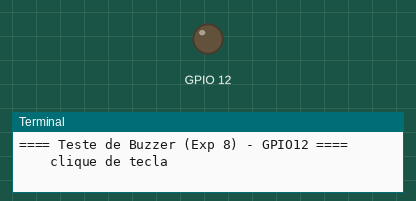
Simulated run of this program. Board: Raspberry Pi (BCM pin numbers). Shown: output pins drawn as LEDs (lit = HIGH), the last lines printed to the terminal. At 3.7 s the program stops and its outputs stay as they are.

Above: at 0.22 s.
At 1.1 s:
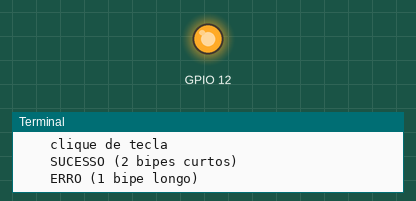
Timing chart, 0 to 5.2 s (numbered marks = the images above):
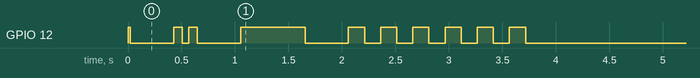

The program:

buzzer.py
```python
#!/usr/bin/env python3
"""
Controle ISOLADO do buzzer (feedback sonoro de sucesso / erro / alerta).
Experiencia 8 (PCS3732) - item "Implemente isoladamente o controle de cada
componente" -> aqui o BUZZER (RF04: feedback sonoro).

Buzzer ATIVO: tem oscilador interno; basta nivel logico ALTO para apitar
(controle digital on/off). E o caso do diagrama do enunciado ("Sinal Digital").

PONTO-CHAVE DE ARQUITETURA (enunciado, "Codigo Bloqueante"): usar time.sleep()
para dar duracao ao bipe CONGELA a varredura do teclado e o monitoramento do
sensor. Por isso esta classe oferece um modo NAO-BLOQUEANTE: play(padrao) agenda
uma sequencia de segmentos (ligado/desligado, em segundos) e tick() avanca essa
agenda a cada iteracao do laco principal, sem nunca bloquear. O relogio usado e
o monotonico time.perf_counter() (imune a ajustes do relogio de parede).

Uso:
  python3 buzzer.py                 # toca sucesso, erro e alerta (demo)
  python3 buzzer.py --pino 12
"""

import time
import argparse

try:
    import RPi.GPIO as GPIO
except (ImportError, RuntimeError):
    raise SystemExit("Rode em um Raspberry Pi com RPi.GPIO instalado.")

PIN_BUZZER_PADRAO = 12

# Padroes (segmentos: (ligado?, duracao_s)) - a semantica sonora da fechadura.
PADRAO_SUCESSO = [(True, 0.08), (False, 0.06), (True, 0.08)]        # 2 bipes curtos
PADRAO_ERRO    = [(True, 0.60)]                                     # 1 bipe longo
PADRAO_TECLA   = [(True, 0.02)]                                     # clique de tecla
PADRAO_ALERTA  = [(True, 0.15), (False, 0.15)] * 6                  # sirene intermitente


class Buzzer:
    """Buzzer ativo com reproducao nao-bloqueante de padroes."""

    def __init__(self, pino=PIN_BUZZER_PADRAO, setup_gpio=True):
        self.pino = pino
        if setup_gpio:
            GPIO.setmode(GPIO.BCM)
            GPIO.setwarnings(False)
        GPIO.setup(self.pino, GPIO.OUT, initial=GPIO.LOW)
        self._seq = []              # lista de segmentos pendentes
        self._fim_seg = 0.0         # instante de fim do segmento atual
        self._ligado = False

    def _set(self, ligado):
        self._ligado = ligado
        GPIO.output(self.pino, GPIO.HIGH if ligado else GPIO.LOW)

    # -- modo NAO-BLOQUEANTE (usado na integracao / fechadura.py) ------------
    def play(self, padrao):
        """Agenda um padrao (interrompe o anterior)."""
        self._seq = list(padrao)
        self._fim_seg = 0.0         # forca o tick a iniciar o 1o segmento ja
        self._avanca_segmento(time.perf_counter())

    def _avanca_segmento(self, agora):
        if not self._seq:
            self._set(False)
            return
        ligado, dur = self._seq.pop(0)
        self._set(ligado)
        self._fim_seg = agora + dur

    def tick(self):
        """Chame a cada iteracao do laco. Avanca a agenda do som se preciso."""
        if not self._seq and not self._ligado:
            return
        agora = time.perf_counter()
        if agora >= self._fim_seg:
            self._avanca_segmento(agora)

    def tocando(self):
        return bool(self._seq) or self._ligado

    # atalhos semanticos
    def sucesso(self):  self.play(PADRAO_SUCESSO)
    def erro(self):     self.play(PADRAO_ERRO)
    def tecla(self):    self.play(PADRAO_TECLA)
    def alerta(self):   self.play(PADRAO_ALERTA)

    # -- modo BLOQUEANTE (util so no teste isolado) --------------------------
    def bipe(self, dur_on=0.1, dur_off=0.1, n=1):
        for _ in range(n):
            self._set(True);  time.sleep(dur_on)
            self._set(False); time.sleep(dur_off)

    def off(self):
        self._seq = []
        self._set(False)

    def cleanup(self):
        self.off()
        GPIO.cleanup()


def _demo_bloqueante(bz, padrao, nome):
    """Reproduz um padrao usando o proprio agendador (via tick), so para o
    teste isolado poder rodar sem um laco externo."""
    print(f"    {nome}")
    bz.play(padrao)
    while bz.tocando():
        bz.tick()
        time.sleep(0.005)


def main():
    p = argparse.ArgumentParser(description="Teste isolado do buzzer (feedback sonoro).")
    p.add_argument("--pino", type=int, default=PIN_BUZZER_PADRAO, help="GPIO (BCM) do buzzer.")
    args = p.parse_args()

    bz = Buzzer(args.pino)
    print(f"==== Teste de Buzzer (Exp 8) - GPIO{args.pino} ====")
    try:
        _demo_bloqueante(bz, PADRAO_TECLA,   "clique de tecla")
        time.sleep(0.4)
        _demo_bloqueante(bz, PADRAO_SUCESSO, "SUCESSO (2 bipes curtos)")
        time.sleep(0.4)
        _demo_bloqueante(bz, PADRAO_ERRO,    "ERRO (1 bipe longo)")
        time.sleep(0.4)
        _demo_bloqueante(bz, PADRAO_ALERTA,  "ALERTA (sirene intermitente)")
        print("\nConcluido.")
    except KeyboardInterrupt:
        print("\nInterrompido.")
    finally:
        bz.cleanup()


if __name__ == "__main__":
    main()
```
